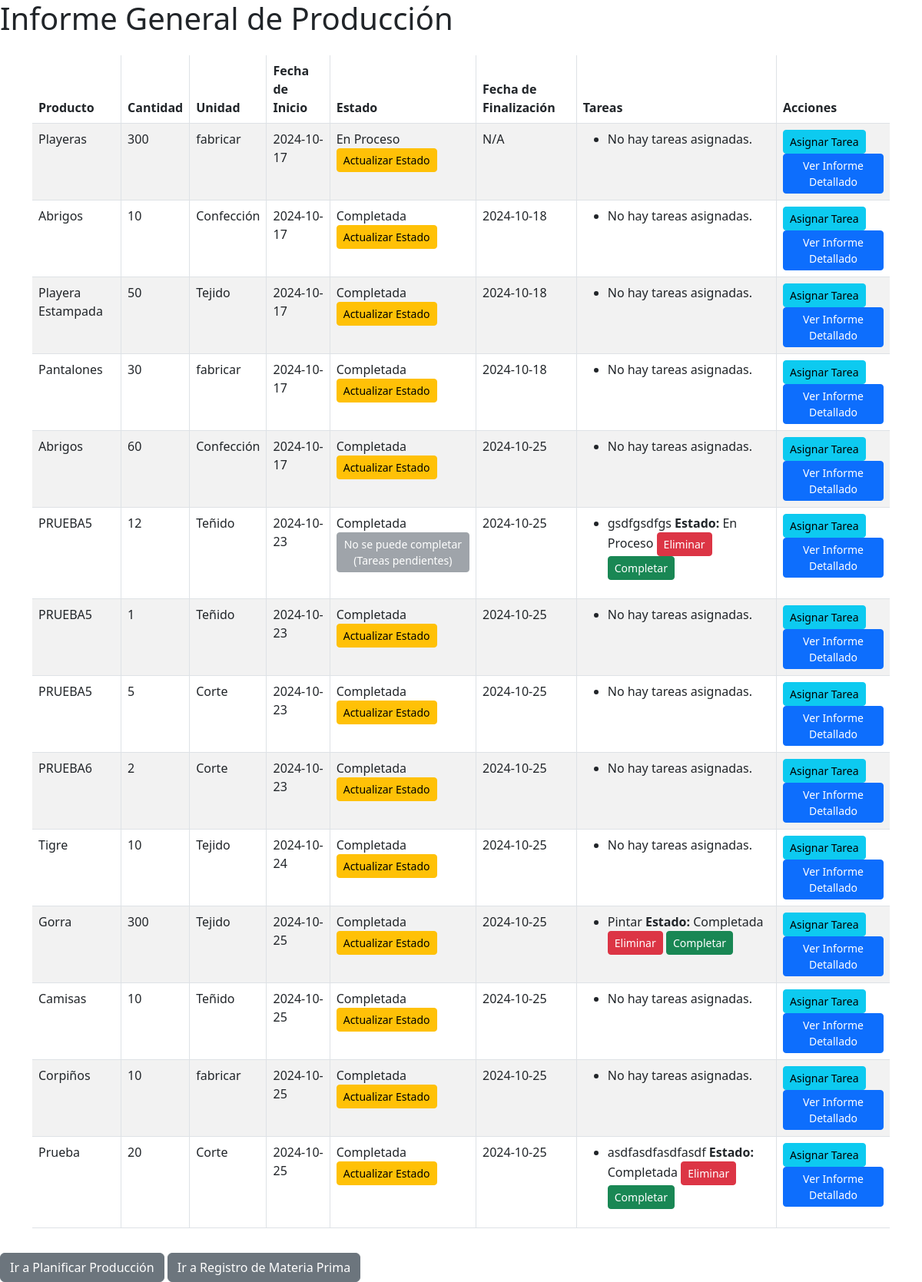
Before: /produccion/generar_informe with the older database file.
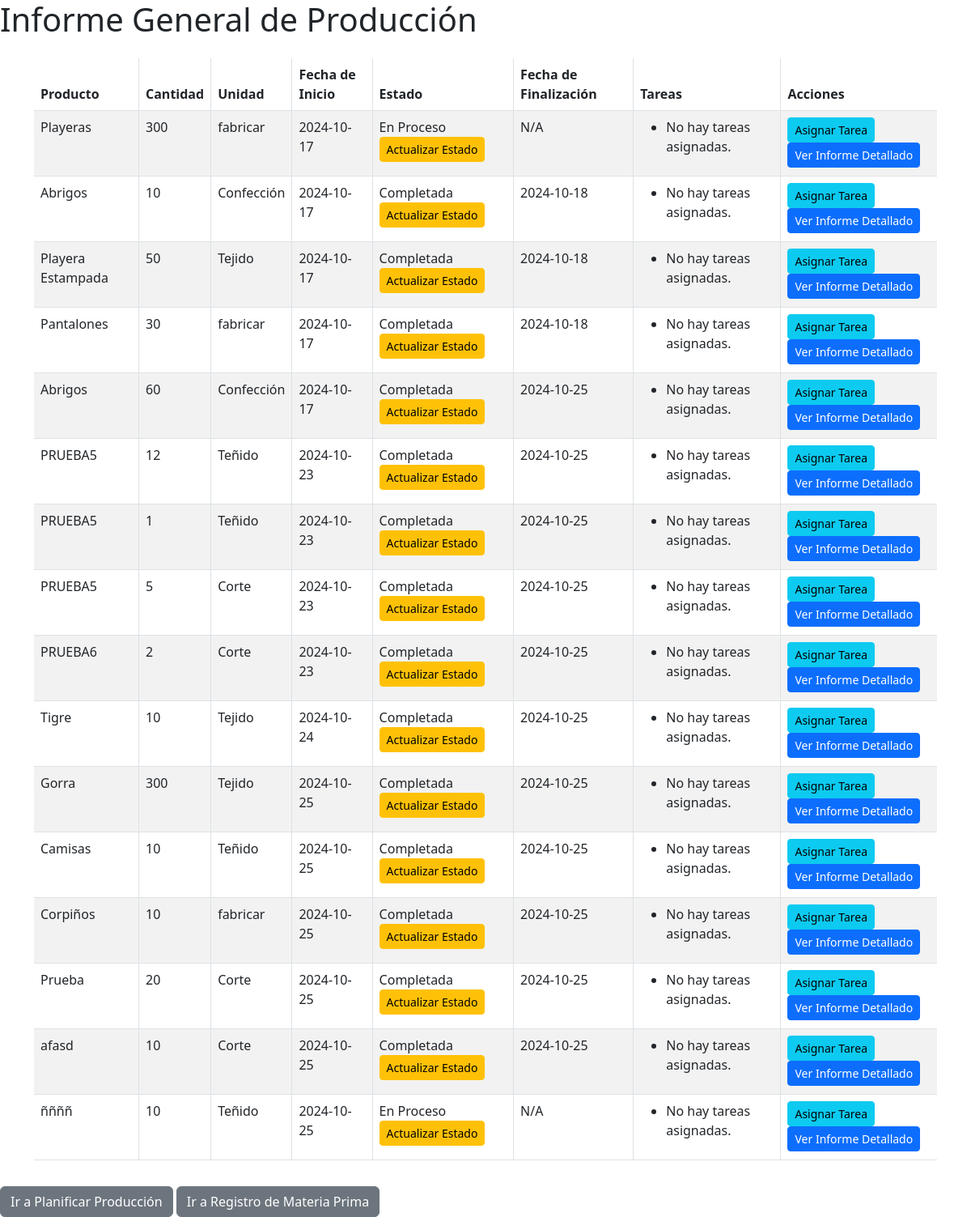
After: the same page with the newer database file.
### tables this page shows
CREATE TABLE `produccion` (
  `id_produccion` int(11) NOT NULL,
  `nombre_producto` varchar(255) NOT NULL,
  `cantidad_producida` int(11) NOT NULL,
  `id_materia_prima` int(11) DEFAULT NULL,
  `id_unidad` int(11) DEFAULT NULL,
  `fecha_inicio` date NOT NULL,
  `fecha_fin_estimada` date DEFAULT NULL,
  `estado` varchar(50) DEFAULT 'En Proceso',
  `id_usuario` int(11) DEFAULT NULL,
  `fecha_fin` date DEFAULT NULL
);

CREATE TABLE `unidadesproduccion` (
  `id_unidad` int(11) NOT NULL,
  `nombre_unidad` varchar(255) DEFAULT NULL,
  `tipo_unidad` varchar(100) DEFAULT NULL,
  `capacidad` int(11) DEFAULT NULL,
  `estado` varchar(50) DEFAULT 'Operativa'
);

CREATE TABLE `asignaciontareas` (
  `id_tarea` int(11) NOT NULL,
  `nombre_tarea` varchar(255) NOT NULL,
  `id_empleado` int(11) DEFAULT NULL,
  `id_unidad` int(11) DEFAULT NULL,
  `id_produccion` int(11) DEFAULT NULL,
  `fecha_asignacion` date DEFAULT NULL,
  `estado` varchar(20) DEFAULT 'En Proceso'
);

### Controlador/ProduccionController.php (called while the page is built, shortened)
<?php
require_once __DIR__ . '/../Modelo/Produccion.php';
class ProduccionController {
    public function generarInforme() {
        $producciones = Produccion::obtenerProducciones();
        require_once 'Vista/produccion/generar_informe.php';
    }
}
?>

### index.php (called while the page is built, shortened)
<?php
$accion = null;
$request = parse_url($_SERVER['REQUEST_URI'], PHP_URL_PATH);
$request = str_replace('/index.php', '', $request);
if (isset($_GET['controlador']) || isset($_GET['accion'])) {
    $controlador = isset($_GET['controlador']) ? filter_var($_GET['controlador'], FILTER_SANITIZE_SPECIAL_CHARS) : 'MateriaPrima';
    $accion = isset($_GET['accion']) ? filter_var($_GET['accion'], FILTER_SANITIZE_SPECIAL_CHARS) : 'listar';
    if ($accion == 'controlarInventario') {
        $controlador = 'Inventario';
        $accion = 'mostrarInventarioCompleto';
    }
    if ($accion == 'ordenesCompra') {
        $controlador = 'OrdenesCompra';
        $accion = 'listarOrdenes';
    }
    if ($accion == 'buscar') {
        $codigo = isset($_GET['codigo']) ? filter_var($_GET['codigo'], FILTER_SANITIZE_SPECIAL_CHARS) : '';
        $fecha = isset($_GET['fecha']) ? filter_var($_GET['fecha'], FILTER_SANITIZE_SPECIAL_CHARS) : '';
    }
} else {
    switch ($request) {
        case '/produccion/generar_informe':
            $accion = 'generarInforme';
            break;
    }
}
$controladorObj = new $nombreControlador();
$controladorObj->$accion();

### Modelo/Produccion.php (called while the page is built, shortened)
<?php
class Produccion {
    public static function obtenerProducciones() {
        $conn = Database::getConnection();
        $stmt = $conn->query("
            SELECT p.*, u.nombre_unidad
            FROM Produccion p
            JOIN UnidadesProduccion u ON p.id_unidad = u.id_unidad
            ORDER BY p.fecha_inicio ASC, p.id_produccion ASC
        ");
        $producciones = $stmt->fetchAll(PDO::FETCH_ASSOC);
        foreach ($producciones as &$produccion) {
            $stmtTareas = $conn->prepare("SELECT * FROM AsignacionTareas WHERE id_produccion = :id_produccion");
            $stmtTareas->execute([':id_produccion' => $produccion['id_produccion']]);
            $tareas = $stmtTareas->fetchAll(PDO::FETCH_ASSOC);
        }
        return $producciones;
    }
    public static function todasTareasCompletas($idProduccion) {
        $conn = Database::getConnection();
        $stmt = $conn->prepare("
            SELECT COUNT(*) as incompletas
            FROM AsignacionTareas
            WHERE id_produccion = :id_produccion AND estado != 'Completada'
        ");
        $stmt->execute([':id_produccion' => $idProduccion]);
        $resultado = $stmt->fetch(PDO::FETCH_ASSOC);
        return $resultado['incompletas'] == 0;
    }
}
?>

### Vista/produccion/generar_informe.php (the view, shortened to what the changed rows need)
<!DOCTYPE html>
<html lang="es">
<head>
    <link rel="stylesheet" href="https://cdn.jsdelivr.net/npm/bootstrap@5.3.0/dist/css/bootstrap.min.css">
</head>
<body>
    <h1>Informe General de Producción</h1>
    <div class="container mt-4">
        <table class="table table-striped">
            <thead>
                <tr>
                    <th>Producto</th>
                    <th>Cantidad</th>
                    <th>Unidad</th>
                    <th>Fecha de Inicio</th>
                    <th>Estado</th>
                    <th>Fecha de Finalización</th>
                    <th>Tareas</th>
                    <th>Acciones</th>
                </tr>
            </thead>
            <tbody>
                <?php foreach ($producciones as $produccion): ?>
                    <tr>
                        <td><?= htmlspecialchars($produccion['nombre_producto']); ?></td>
                        <td><?= htmlspecialchars($produccion['cantidad_producida']); ?></td>
                        <td><?= htmlspecialchars($produccion['nombre_unidad']); ?></td>
                        <td><?= htmlspecialchars($produccion['fecha_inicio']); ?></td>
                        <td>
                            <?= htmlspecialchars($produccion['estado']); ?>
                            <?php if (Produccion::todasTareasCompletas($produccion['id_produccion'])): ?>
                                <form method="POST" action="/produccion/cambiar_estado" style="display:inline;">
                                    <button type="submit" class="btn btn-warning btn-sm">Actualizar Estado</button>
                                </form>
                            <?php else: ?>
                                <button disabled class="btn btn-secondary btn-sm">No se puede completar (Tareas pendientes)</button>
                            <?php endif; ?>
                        </td>
                        <td>
                            <?= ($produccion['estado'] === 'Completada') ? htmlspecialchars($produccion['fecha_fin']) : 'N/A'; ?>
                        </td>
                        <td>
                            <ul>
                                <?php if (isset($produccion['tareas']) && !empty($produccion['tareas'])): ?>
                                    <?php foreach ($produccion['tareas'] as $tarea): ?>
                                        <li>
                                            <?= htmlspecialchars($tarea['nombre_tarea']); ?>
                                            <strong>Estado:</strong> <?= htmlspecialchars($tarea['estado']); ?>
                                            <form method="POST" action="/tarea/eliminar" style="display:inline;">
                                                <button type="submit" class="btn btn-danger btn-sm">Eliminar</button>
                                            </form>
                                            <form method="POST" action="/tarea/completar" style="display:inline;">
                                                <button type="submit" class="btn btn-success btn-sm">Completar</button>
                                            </form>
                                        </li>
                                    <?php endforeach; ?>
                                <?php else: ?>
                                    <li>No hay tareas asignadas.</li>
                                <?php endif; ?>
                            </ul>
                        </td>
                        <td>
                            <form action="/produccion/asignar_tarea" method="get" style="display:inline;">
                                <button type="submit" class="btn btn-info btn-sm">Asignar Tarea</button>
                            </form>
                            <form action="/produccion/informe_detallado" method="get" style="display:inline;">
                                <button type="submit" class="btn btn-primary btn-sm">Ver Informe Detallado</button>
                            </form>
                        </td>
                    </tr>
                <?php endforeach; ?>
            </tbody>
        </table>
    </div>
</body>
</html>

Changed rows visible on the page:
removed asignaciontareas: nombre_tarea "gsdfgsdfgs", estado "En Proceso", shown under produccion (number 6 of 16 on the later page)
removed asignaciontareas: nombre_tarea "Pintar", estado "Completada", shown under produccion "Gorra"
removed asignaciontareas: nombre_tarea "asdfasdfasdfasdf", estado "Completada", shown under produccion "Prueba"
computed for produccion (number 6 of 16 on the later page): text "No se puede completar (Tareas pendientes)" → "Actualizar Estado No hay tareas asignadas."
shown differently, row unchanged: produccion "Gorra": now shows "No hay tareas asignadas."
shown differently, row unchanged: produccion "Prueba": now shows "No hay tareas asignadas."
added produccion: nombre_producto "afasd", cantidad_producida "10", id_unidad.nombre_unidad "Corte", fecha_inicio "2024-10-25", estado "Completada", fecha_fin "2024-10-25", shows "No hay tareas asignadas."
added produccion: nombre_producto "ññññ", cantidad_producida "10", id_unidad.nombre_unidad "Teñido", fecha_inicio "2024-10-25", estado "En Proceso", shows "N/A", shows "No hay tareas asignadas."
